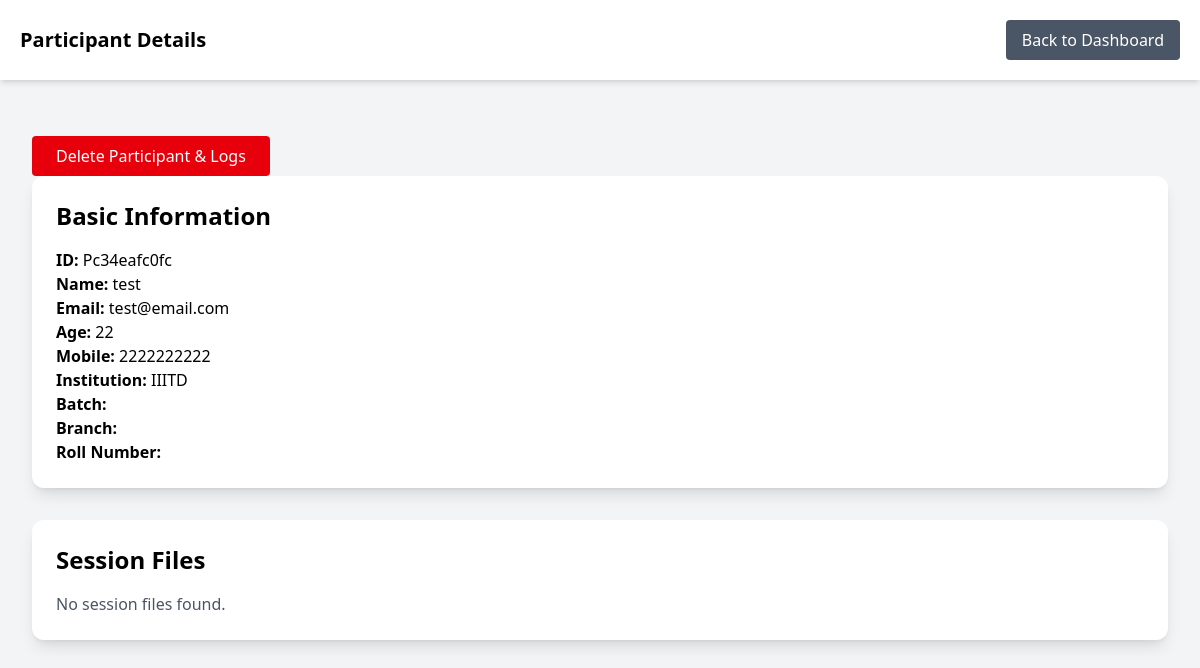
Screenshot of /admin/participant/Pc34eafc0fc (signed in) with the database file from the repository.
### tables this page shows
CREATE TABLE participants (
        id INTEGER PRIMARY KEY AUTOINCREMENT,
        participant_id TEXT UNIQUE NOT NULL,
        name TEXT,
        email TEXT,
        age INTEGER,
        mobile TEXT,
        institution TEXT,        -- IIITD / Other
        batch TEXT,
        branch TEXT,
        roll_number TEXT,
        other_institution TEXT   -- when institution = Other
        );

### admin_routes.py (the view)
@admin_bp.route("/admin/participant/<pid>")
@admin_required
def admin_view_participant(pid):
    conn = get_db_connection()
    cur = conn.cursor()
    cur.execute("SELECT * FROM participants WHERE participant_id=?", (pid,))
    data = cur.fetchone()
    conn.close()
    if not data:
        return "Participant not found", 404
    (
        db_id,
        participant_id,
        name,
        email,
        age,
        mobile,
        institution,
        batch,
        branch,
        roll_number,
        other_institution
    ) = data
    participant_folder = os.path.join(ADMIN_DATA_DIR, name)
    files = os.listdir(participant_folder) if os.path.exists(participant_folder) else []
    return render_template(
        "participant_detail.html",
        participant=data,
        files=files,
        pid=pid
    )

### admin_routes.py (called while the page is built)
def admin_required(f):
    from functools import wraps
    @wraps(f)
    def secured(*args, **kwargs):
        if "admin_logged_in" not in session:
            return redirect(url_for("admin.admin_login"))
        return f(*args, **kwargs)
    return secured

### database.py (called while the page is built)
def get_db_connection():
    return sqlite3.connect(DB_PATH)

### templates/participant_detail.html (shortened to what this page needs)
<!DOCTYPE html>
<html lang="en">
<head>
    <link rel="stylesheet" href="{{ url_for('static', filename='css/output.css') }}">
</head>
<body class="bg-gray-100 min-h-screen">
<header class="bg-white shadow-md p-5 flex justify-between items-center">
    <h1 class="text-xl font-bold">Participant Details</h1>
    <a href="/admin/dashboard"
       class="bg-gray-600 text-white px-4 py-2 rounded hover:bg-gray-700">
       Back to Dashboard
    </a>
</header>
<main class="p-8">
    <form action="{{ url_for('admin.admin_delete_participant', pid=pid) }}" method="POST">
        <button onclick="return confirm('Are you sure you want to permanently delete this participant and all logs?')"
                class="mt-6 bg-red-600 hover:bg-red-700 text-white px-6 py-2 rounded">
            Delete Participant & Logs
        </button>
    </form>
    <div class="bg-white p-6 rounded-xl shadow-lg mb-8">
        <h2 class="text-2xl font-semibold mb-4">Basic Information</h2>
        <p><strong>ID:</strong> {{ participant[1] }}</p>
        <p><strong>Name:</strong> {{ participant[2] }}</p>
        <p><strong>Email:</strong> {{ participant[3] }}</p>
        <p><strong>Age:</strong> {{ participant[4] }}</p>
        <p><strong>Mobile:</strong> {{ participant[5] }}</p>
        <p><b>Institution:</b> {{ participant[6] }}</p>
        {% if participant[6] == "IIITD" %}
            <p><b>Batch:</b> {{ participant[7] }}</p>
            <p><b>Branch:</b> {{ participant[8] }}</p>
            <p><b>Roll Number:</b> {{ participant[9] }}</p>
        {% else %}
            <p><b>Other Institution:</b> {{ participant[10] }}</p>
        {% endif %}
    </div>
    <div class="bg-white p-6 rounded-xl shadow-lg">
        <h2 class="text-2xl font-semibold mb-4">Session Files</h2>
        {% if files %}
            <ul class="space-y-3">
                {% for f in files %}
                <li class="flex justify-between items-center p-3 bg-gray-50 rounded shadow-sm">
                    <span>{{ f }}</span>
                    <a href="/admin/download/{{ pid }}/{{ f }}"
                       class="bg-blue-600 text-white px-4 py-1 rounded hover:bg-blue-700">
                       Download
                    </a>
                </li>
                {% endfor %}
            </ul>
        {% else %}
            <p class="text-gray-600">No session files found.</p>
        {% endif %}
    </div>
</main>
</body>
</html>

### rows the page displays
participants: participant "Pc34eafc0fc", name "test", email "test@email.com", age "22", mobile "2222222222", institution "IIITD"
